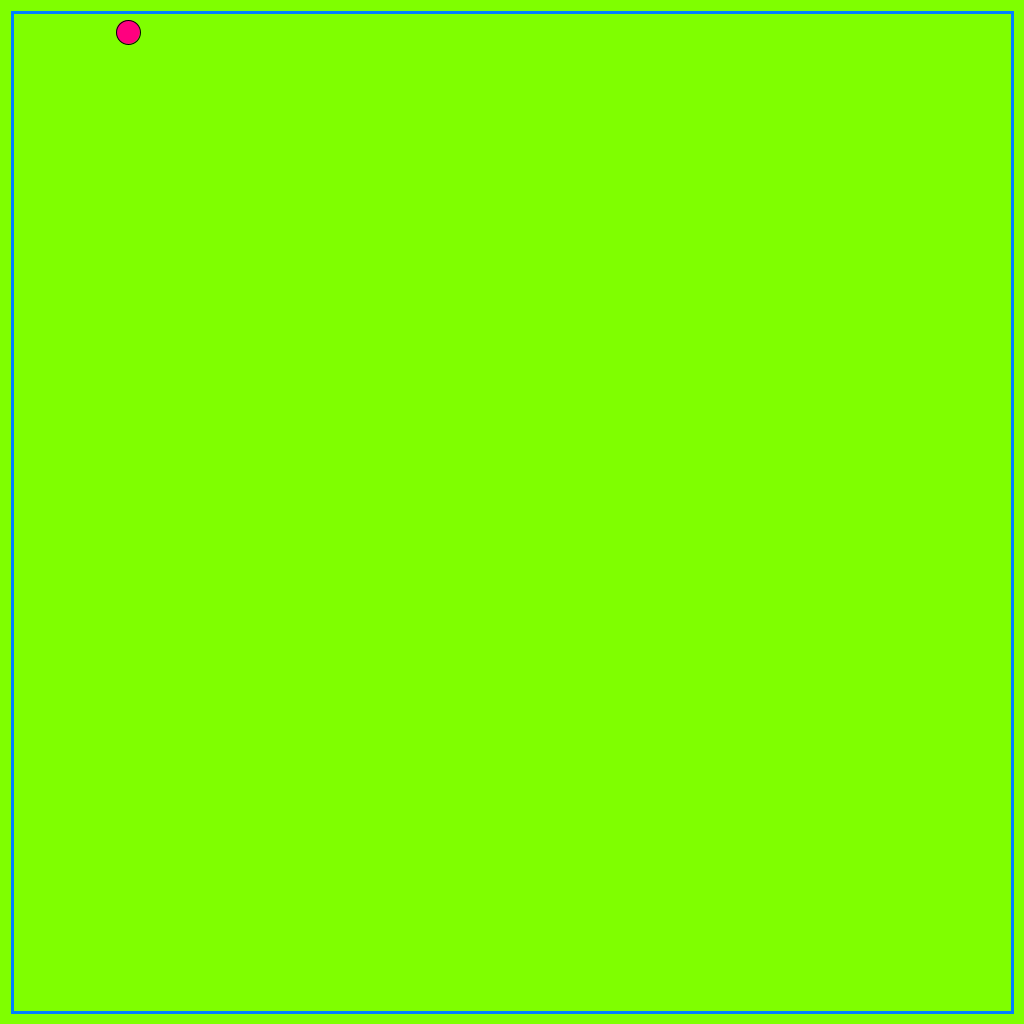
Frame 1 (no input)
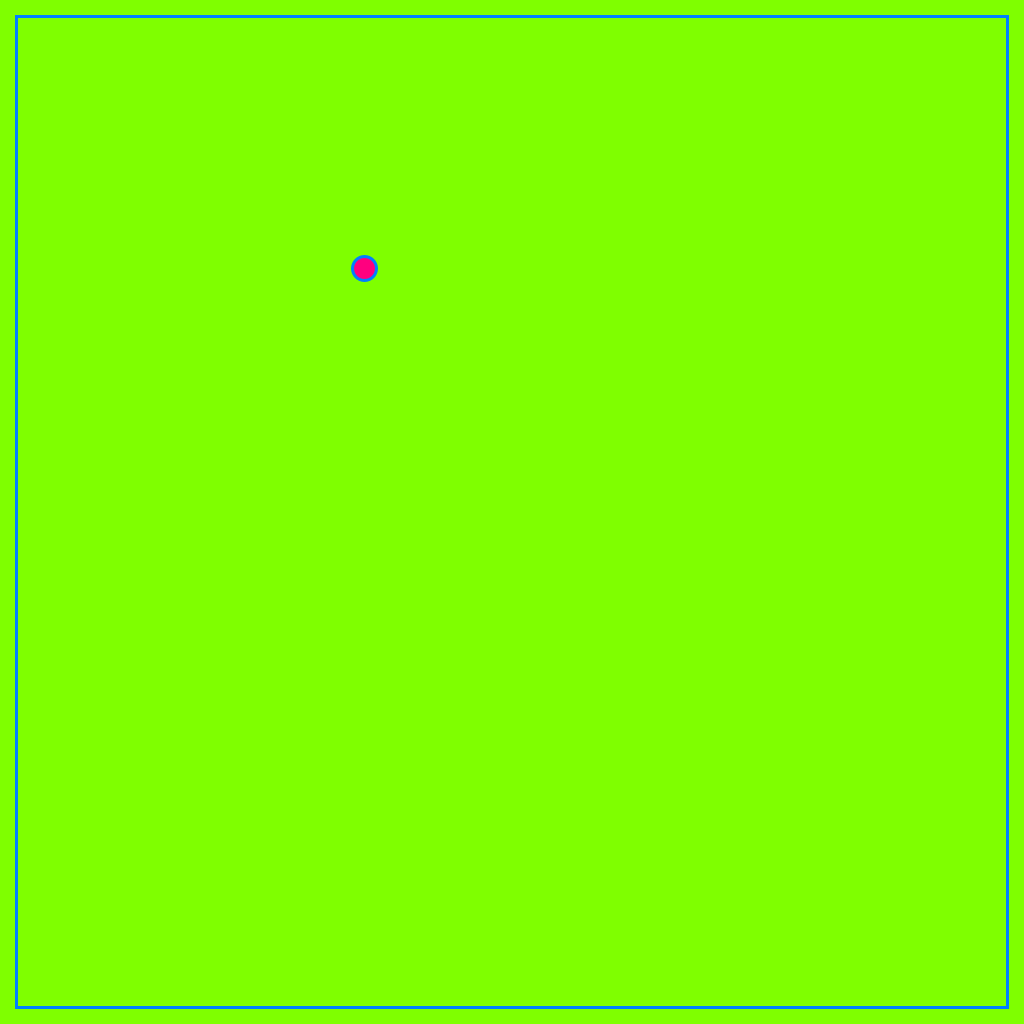
Frame 60 (the mouse pressed at the canvas centre just before this capture)
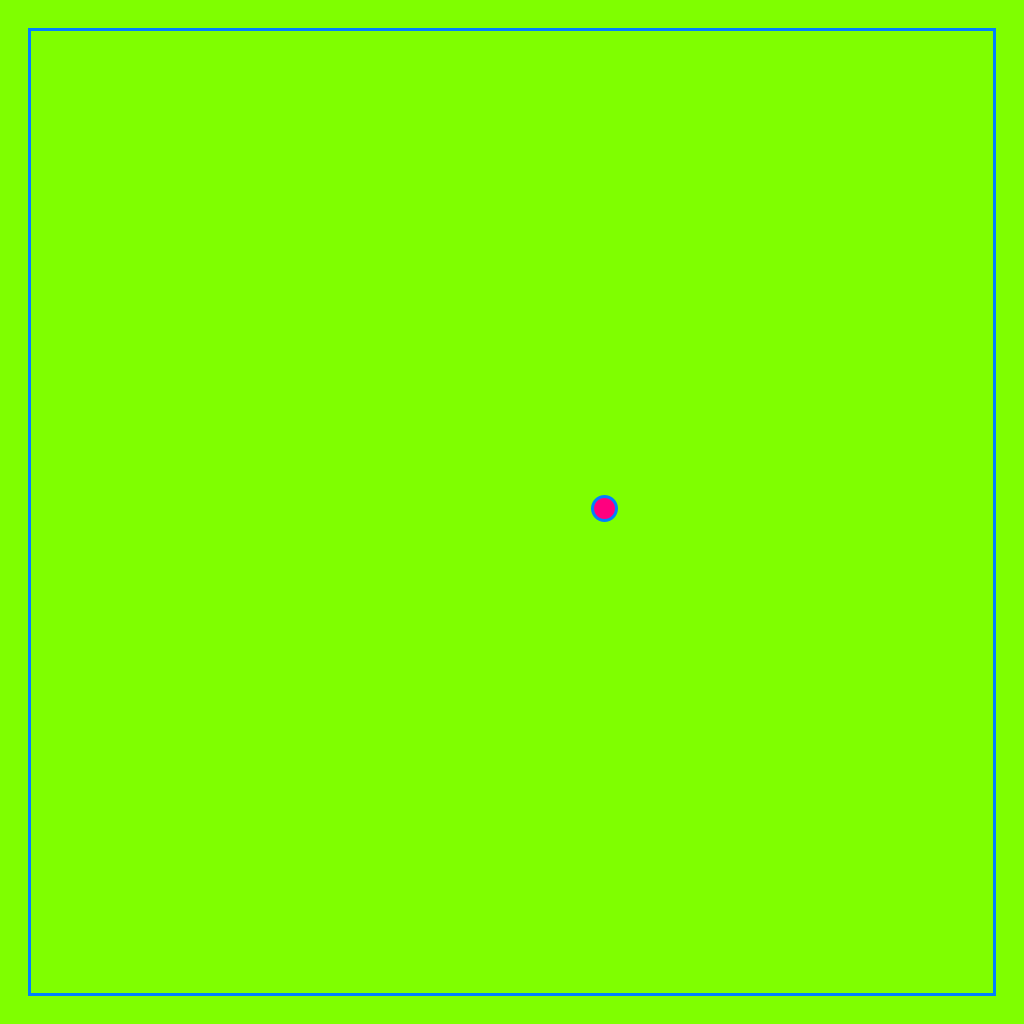
Frame 120 (the mouse held since frame 60 and released just before this capture)

The Processing sketch that drew these frames (run headless with seeded random() and noise(); from frame 60 on, the mouse is pressed at the canvas centre):

// Processing sketch: Bouncing_ball
// ── Bouncing_ball.pde
float xSize = 1000, ySize = 1000;
float xBall = 128, yBall = 32; 
float xSpeed = 4, ySpeed = 4;
float boundary = 1;

float r = 255;
float g = 0;
float b = 127.5;

void setup(){
  size(1024, 1024);
  rectMode(CENTER);
    print ("Hej Anders :P");}
  

void draw(){
  clear();
    background(b, r, g);
  
//Ball
  fill(r, g, b);
  circle(xBall, yBall, 24);
    xBall += xSpeed;
    yBall += ySpeed;
  
//Box
  noFill();
    stroke(g, b, r);
    strokeWeight(3);
    
  rect(512, 512, xSize, ySize);
    xSize *= boundary;
    ySize *= boundary;
    boundary *= 0.999995;
    
  if(xSize <= 0){xSize = 0;}
  if(ySize <= 0){ySize = 0;}

//Collision
  if((xBall) > width/2 + xSize/2){
    xSpeed *= -1;
r = random(255);  
g = random(255);
b = random(255);
}  
    
  if((yBall) > height/2 + xSize/2){
    ySpeed *= -1;
r = random(255);  
g = random(255);
b = random(255);  
}
  
  if((xBall) < width/2 - xSize/2){
    xSpeed *= -1;
r = random(255);  
g = random(255);
b = random(255);  
}
  
  if((yBall) < height/2 - xSize/2){
    ySpeed *= -1;
r = random(255);  
g = random(255);
b = random(255);  
}
  
  
  if(xBall > width/2+xSize/2){
    xBall = width/2+xSize/2;}
  
  if(xBall < width/2-xSize/2){
    xBall = width/2-xSize/2;}
  
  if(yBall > height/2+ySize/2){
    yBall= height/2+ySize/2;}
  
  if(yBall < height/2-ySize/2){
    yBall= height/2-ySize/2;}
  
}  
